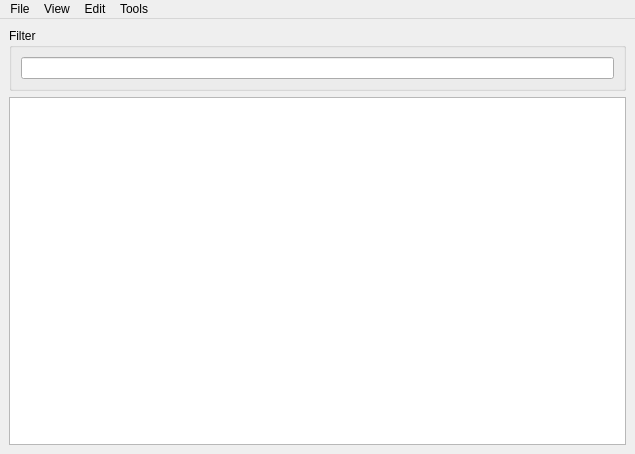
<?xml version="1.0" encoding="UTF-8"?>
<ui version="4.0">
 <class>MainWindow</class>
 <widget class="QMainWindow" name="MainWindow">
  <property name="geometry">
   <rect>
    <x>0</x>
    <y>0</y>
    <width>635</width>
    <height>454</height>
   </rect>
  </property>
  <property name="windowTitle">
   <string>MainWindow</string>
  </property>
  <widget class="QWidget" name="centralwidget">
   <layout class="QVBoxLayout" name="verticalLayout_2">
    <item>
     <widget class="QGroupBox" name="filterBox">
      <property name="title">
       <string>Filter</string>
      </property>
      <layout class="QVBoxLayout" name="verticalLayout">
       <item>
        <widget class="QLineEdit" name="filterEdit"/>
       </item>
      </layout>
     </widget>
    </item>
    <item>
     <widget class="QTableView" name="twodaTable">
      <property name="styleSheet">
       <string notr="true"/>
      </property>
      <property name="alternatingRowColors">
       <bool>true</bool>
      </property>
      <property name="selectionMode">
       <enum>QAbstractItemView::ContiguousSelection</enum>
      </property>
     </widget>
    </item>
   </layout>
  </widget>
  <widget class="QMenuBar" name="menubar">
   <property name="geometry">
    <rect>
     <x>0</x>
     <y>0</y>
     <width>635</width>
     <height>22</height>
    </rect>
   </property>
   <widget class="QMenu" name="menuFile">
    <property name="title">
     <string>File</string>
    </property>
    <addaction name="actionNew"/>
    <addaction name="actionOpen"/>
    <addaction name="actionSave"/>
    <addaction name="actionSaveAs"/>
    <addaction name="actionRevert"/>
    <addaction name="separator"/>
    <addaction name="actionExit"/>
   </widget>
   <widget class="QMenu" name="menuEdit">
    <property name="title">
     <string>Edit</string>
    </property>
    <addaction name="actionCopy"/>
    <addaction name="actionPaste"/>
   </widget>
   <widget class="QMenu" name="menuTools">
    <property name="title">
     <string>Tools</string>
    </property>
    <addaction name="actionToggleFilter"/>
    <addaction name="separator"/>
    <addaction name="actionInsertRow"/>
    <addaction name="actionDuplicateRow"/>
    <addaction name="actionRemoveRows"/>
    <addaction name="separator"/>
    <addaction name="actionRedoRowLabels"/>
   </widget>
   <widget class="QMenu" name="menuView">
    <property name="title">
     <string>View</string>
    </property>
    <widget class="QMenu" name="menuSetRowHeader">
     <property name="title">
      <string>Set Row Header</string>
     </property>
     <addaction name="actionplaceholder"/>
    </widget>
    <addaction name="menuSetRowHeader"/>
   </widget>
   <addaction name="menuFile"/>
   <addaction name="menuView"/>
   <addaction name="menuEdit"/>
   <addaction name="menuTools"/>
  </widget>
  <action name="actionNew">
   <property name="text">
    <string>New</string>
   </property>
  </action>
  <action name="actionOpen">
   <property name="text">
    <string>Open</string>
   </property>
  </action>
  <action name="actionSave">
   <property name="text">
    <string>Save</string>
   </property>
  </action>
  <action name="actionSaveAs">
   <property name="text">
    <string>Save As</string>
   </property>
  </action>
  <action name="actionRevert">
   <property name="text">
    <string>Revert</string>
   </property>
  </action>
  <action name="actionExit">
   <property name="text">
    <string>Exit</string>
   </property>
  </action>
  <action name="actionToggleFilter">
   <property name="text">
    <string>Toggle Filter</string>
   </property>
   <property name="shortcut">
    <string>Ctrl+F</string>
   </property>
  </action>
  <action name="actionCopy">
   <property name="text">
    <string>Copy</string>
   </property>
   <property name="shortcut">
    <string>Ctrl+C</string>
   </property>
  </action>
  <action name="actionPaste">
   <property name="text">
    <string>Paste</string>
   </property>
   <property name="shortcut">
    <string>Ctrl+V</string>
   </property>
  </action>
  <action name="actionInsertRow">
   <property name="text">
    <string>Insert Row</string>
   </property>
   <property name="shortcut">
    <string>Ctrl+I</string>
   </property>
  </action>
  <action name="actionRemoveRows">
   <property name="text">
    <string>Remove Rows</string>
   </property>
   <property name="shortcut">
    <string>Ctrl+Del</string>
   </property>
  </action>
  <action name="actionRedoRowLabels">
   <property name="text">
    <string>Redo Row Labels</string>
   </property>
   <property name="shortcut">
    <string>Ctrl+L</string>
   </property>
  </action>
  <action name="actionDuplicateRow">
   <property name="text">
    <string>Duplicate Row</string>
   </property>
   <property name="shortcut">
    <string>Ctrl+D</string>
   </property>
  </action>
  <action name="actionplaceholder">
   <property name="text">
    <string>placeholder</string>
   </property>
  </action>
 </widget>
 <resources/>
 <connections/>
</ui>
